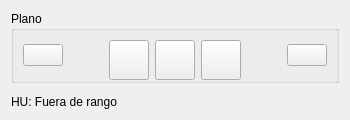
      <widget class="QWidget" name="tabSlices">
       <attribute name="title">
        <string>Cortes</string>
       </attribute>
       <layout class="QVBoxLayout" name="verticalLayout_4">
        <item>
         <widget class="QGroupBox" name="planeOptions">
          <property name="minimumSize">
           <size>
            <width>0</width>
            <height>0</height>
           </size>
          </property>
          <property name="maximumSize">
           <size>
            <width>16777215</width>
            <height>72</height>
           </size>
          </property>
          <property name="title">
           <string notr="true">Plano</string>
          </property>
          <property name="flat">
           <bool>false</bool>
          </property>
          <property name="checkable">
           <bool>false</bool>
          </property>
          <layout class="QHBoxLayout" name="horizontalLayout">
           <item>
            <widget class="QPushButton" name="enableDisablePlane">
             <property name="toolTip">
              <string>Mosrtar/Esconder plano</string>
             </property>
             <property name="text">
              <string/>
             </property>
             <property name="icon">
              <iconset resource="assets/resources.qrc">
               <normaloff>:/icons/eye-slash.png</normaloff>:/icons/eye-slash.png</iconset>
             </property>
             <property name="iconSize">
              <size>
               <width>21</width>
               <height>21</height>
              </size>
             </property>
            </widget>
           </item>
           <item>
            <spacer name="horizontalSpacer_9">
             <property name="orientation">
              <enum>Qt::Horizontal</enum>
             </property>
             <property name="sizeHint" stdset="0">
              <size>
               <width>40</width>
               <height>20</height>
              </size>
             </property>
            </spacer>
           </item>
           <item>
            <widget class="QPushButton" name="sagitalPlane">
             <property name="minimumSize">
              <size>
               <width>0</width>
               <height>40</height>
              </size>
             </property>
             <property name="toolTip">
              <string>Plano sagital</string>
             </property>
             <property name="text">
              <string/>
             </property>
             <property name="icon">
              <iconset resource="assets/resources.qrc">
               <normaloff>:/icons/sagital.png</normaloff>:/icons/sagital.png</iconset>
             </property>
             <property name="iconSize">
              <size>
               <width>40</width>
               <height>40</height>
              </size>
             </property>
            </widget>
           </item>
           <item>
            <widget class="QPushButton" name="axialPlane">
             <property name="minimumSize">
              <size>
               <width>0</width>
               <height>40</height>
              </size>
             </property>
             <property name="toolTip">
              <string>Plano axial</string>
             </property>
             <property name="text">
              <string/>
             </property>
             <property name="icon">
              <iconset resource="assets/resources.qrc">
               <normaloff>:/icons/axial.png</normaloff>:/icons/axial.png</iconset>
             </property>
             <property name="iconSize">
              <size>
               <width>40</width>
               <height>40</height>
              </size>
             </property>
            </widget>
           </item>
           <item>
            <widget class="QPushButton" name="coronalPlane">
             <property name="minimumSize">
              <size>
               <width>0</width>
               <height>40</height>
              </size>
             </property>
             <property name="toolTip">
              <string>Plano coronal</string>
             </property>
             <property name="text">
              <string/>
             </property>
             <property name="icon">
              <iconset resource="assets/resources.qrc">
               <normaloff>:/icons/coronal.png</normaloff>:/icons/coronal.png</iconset>
             </property>
             <property name="iconSize">
              <size>
               <width>40</width>
               <height>40</height>
              </size>
             </property>
            </widget>
           </item>
           <item>
            <spacer name="horizontalSpacer_2">
             <property name="orientation">
              <enum>Qt::Horizontal</enum>
             </property>
             <property name="sizeHint" stdset="0">
              <size>
               <width>40</width>
               <height>20</height>
              </size>
             </property>
            </spacer>
           </item>
           <item>
            <widget class="QPushButton" name="exportSliceImage">
             <property name="toolTip">
              <string>Guardar imagen corte</string>
             </property>
             <property name="text">
              <string/>
             </property>
             <property name="icon">
              <iconset resource="assets/resources.qrc">
               <normaloff>:/icons/save.png</normaloff>:/icons/save.png</iconset>
             </property>
             <property name="iconSize">
              <size>
               <width>21</width>
               <height>21</height>
              </size>
             </property>
            </widget>
           </item>
          </layout>
         </widget>
        </item>
        <item>
         <widget class="QVTKWidget" name="slicesWidget">
          <property name="minimumSize">
           <size>
            <width>0</width>
            <height>0</height>
           </size>
          </property>
         </widget>
        </item>
        <item>
         <widget class="QLabel" name="coordsAndValueLabel">
          <property name="maximumSize">
           <size>
            <width>16777215</width>
            <height>20</height>
           </size>
          </property>
          <property name="text">
           <string>HU: Fuera de rango</string>
          </property>
         </widget>
        </item>
       </layout>
      </widget>
